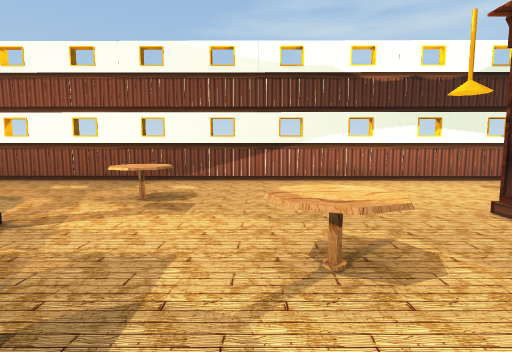
View 1 (above)

16 first-person views from a walk through a scene from a Unity 3-D project. The camera is 1.3 m above the floor, tilts 6° down and sees 80° across. The floor is counted in squares, 2 m on a side. Each view is taken from the middle of a square. On the plan, view 1 faces up. The plan holds only what a view shows up to about 10 squares ahead; the rest is blank. The place goes on beyond the plan. The player character is not drawn. Some surface patterns are stand-ins.

View 2
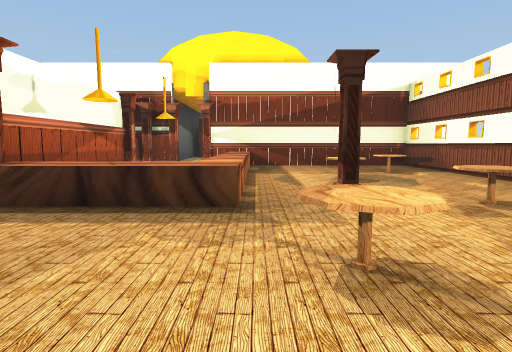

View 3
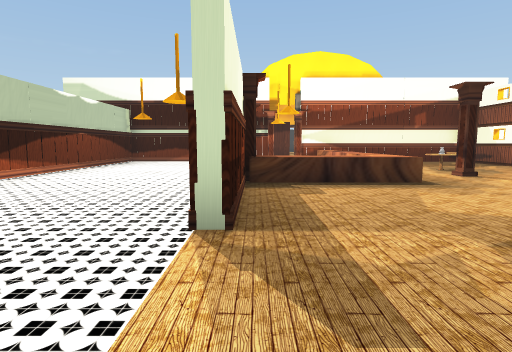

View 4
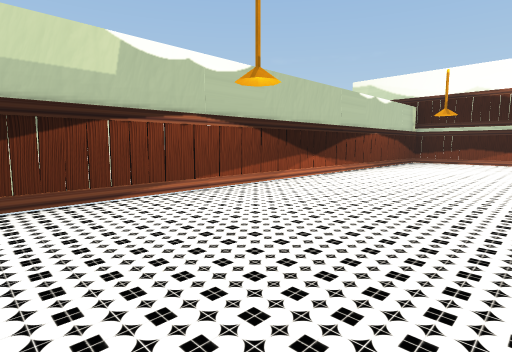

View 5
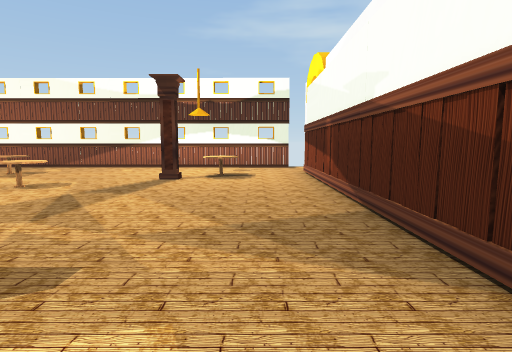

View 6
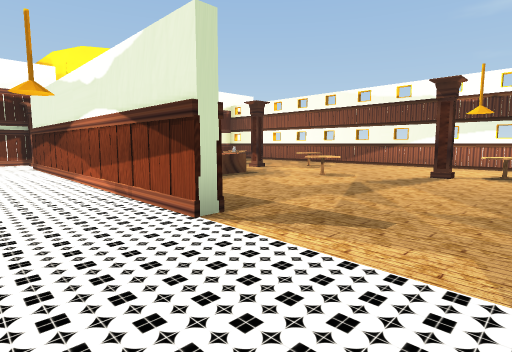

View 7
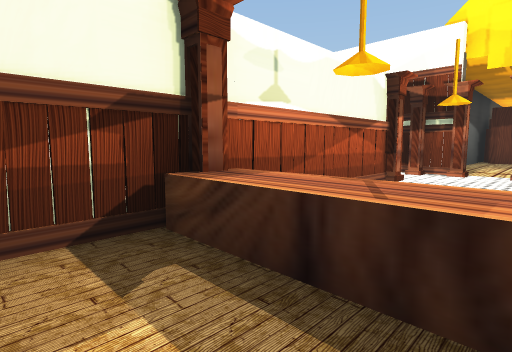

View 8
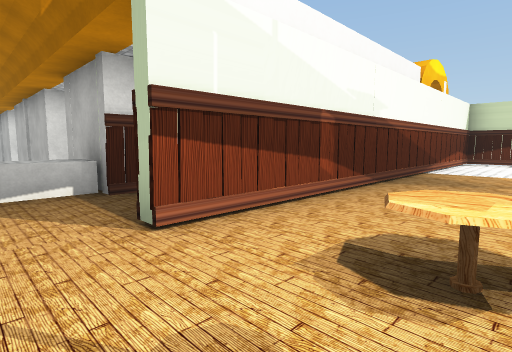

View 9
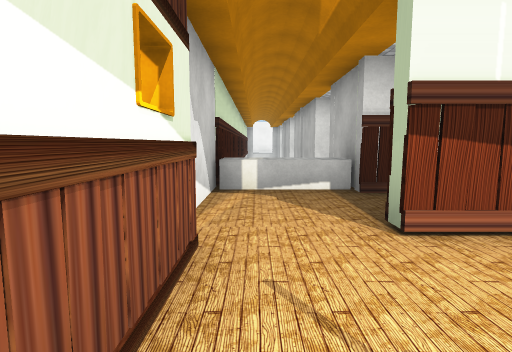

View 10
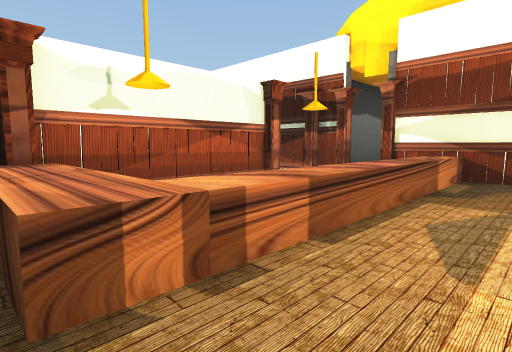

View 11
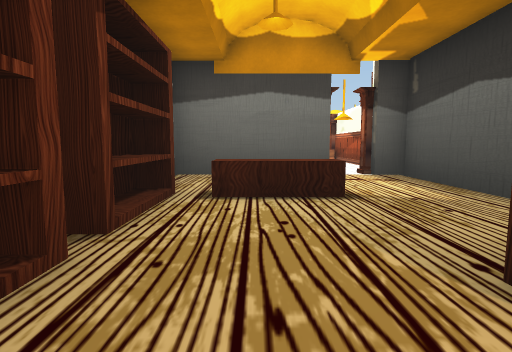

View 12
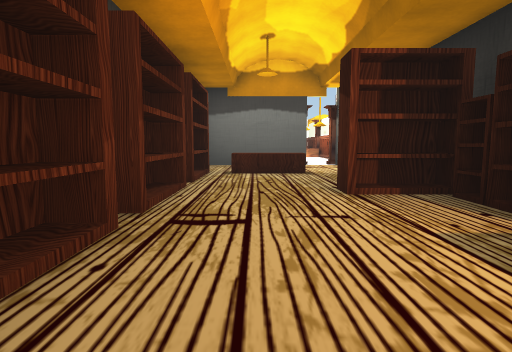

View 13
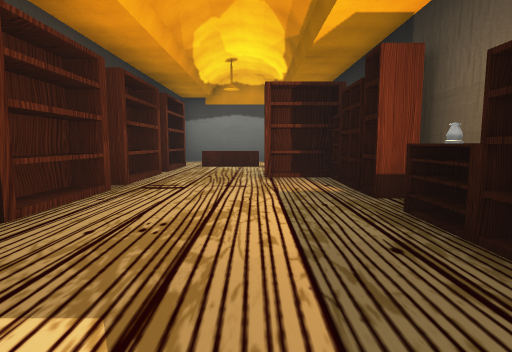

View 14
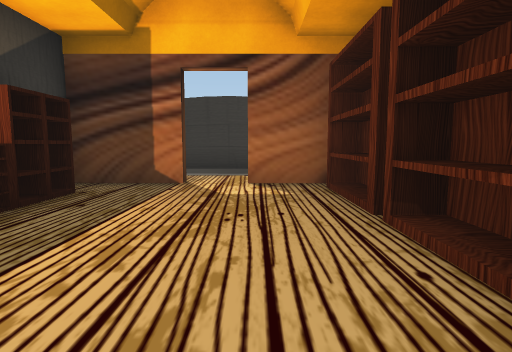

View 15
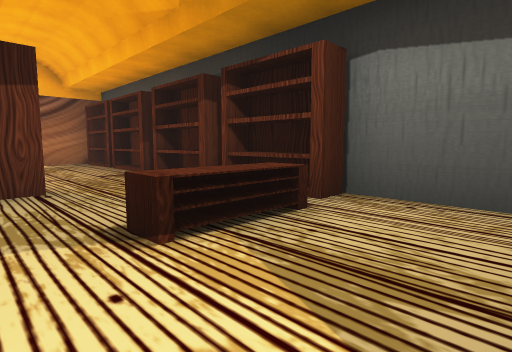

View 16
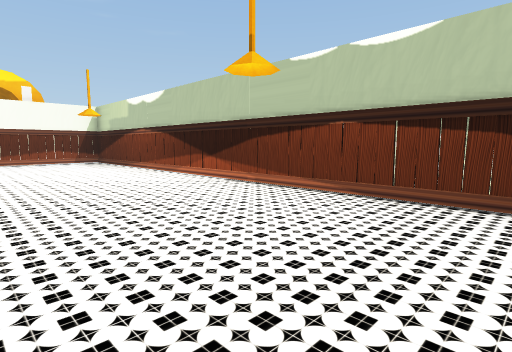

### Floor plan
Key: @ floor where view 1 was taken; # wall or solid block; x gap in a wall; . floor; = window, fence, low wall or low ledge; ^ raised ledge; P pillar.
Columns run from 22 left of view 1 to 9 right of it. Each row starts with its distance up from view 1.
  6               #############x####
  5               #...............^#
  4               #..^...^........^#
  3    #############..^.....P^.# ##
  2    #=####=.=#..#....P.=....#
  1 #..#........^..#^^^^^......#
  0 #...........^..P.....^@....#
 -1 #. #.....#.....P..  .^.....#
 -2    ############PP###P###...#
 -3               #............#
 -4               #............#
 -5               #............#
 -6               #............#
 -7               ##############

Positions as (right, up) in squares from view 1, and headings:
1: (0, 0), facing up
2: (2, 1), facing left
3: (4, -2), facing left
4: (4, -3), facing down-left
5: (4, -3), facing up
6: (4, -4), facing up-left
7: (0, 0), facing down-left
8: (3, 5), facing down-right
9: (3, 5), facing right
10: (-1, 2), facing down-left
11: (-14, 1), facing right
12: (-17, 1), facing right
13: (-19, 0), facing right
14: (-14, 1), facing left
15: (-8, -1), facing up-left
16: (-6, -3), facing down-right
